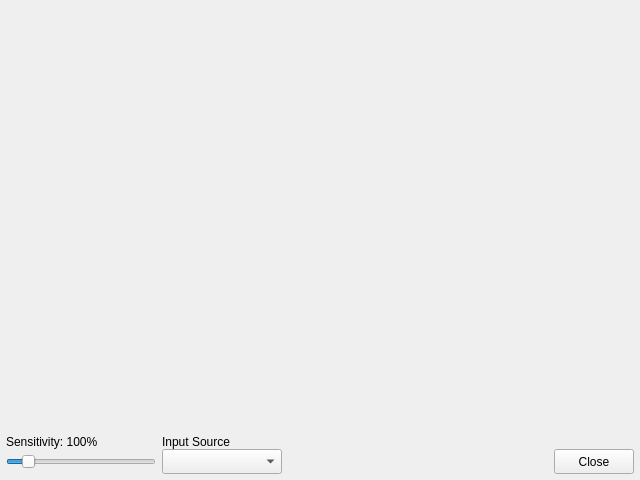
<?xml version="1.0" encoding="UTF-8"?>
<ui version="4.0">
 <class>MainWindow</class>
 <widget class="QMainWindow" name="MainWindow">
  <property name="geometry">
   <rect>
    <x>0</x>
    <y>0</y>
    <width>640</width>
    <height>480</height>
   </rect>
  </property>
  <property name="windowTitle">
   <string>Chromaphone QT</string>
  </property>
  <widget class="QWidget" name="centralWidget">
   <property name="sizePolicy">
    <sizepolicy hsizetype="Preferred" vsizetype="Preferred">
     <horstretch>0</horstretch>
     <verstretch>0</verstretch>
    </sizepolicy>
   </property>
   <layout class="QVBoxLayout" name="centralWidgetLayout">
    <property name="spacing">
     <number>0</number>
    </property>
    <property name="sizeConstraint">
     <enum>QLayout::SetMaximumSize</enum>
    </property>
    <property name="leftMargin">
     <number>0</number>
    </property>
    <property name="topMargin">
     <number>0</number>
    </property>
    <property name="rightMargin">
     <number>0</number>
    </property>
    <property name="bottomMargin">
     <number>0</number>
    </property>
    <item>
     <widget class="RenderArea" name="renderArea" native="true">
      <property name="sizePolicy">
       <sizepolicy hsizetype="Preferred" vsizetype="Minimum">
        <horstretch>0</horstretch>
        <verstretch>0</verstretch>
       </sizepolicy>
      </property>
      <property name="minimumSize">
       <size>
        <width>50</width>
        <height>50</height>
       </size>
      </property>
     </widget>
    </item>
    <item>
     <widget class="QWidget" name="controlPanel" native="true">
      <property name="sizePolicy">
       <sizepolicy hsizetype="Preferred" vsizetype="Maximum">
        <horstretch>0</horstretch>
        <verstretch>0</verstretch>
       </sizepolicy>
      </property>
      <layout class="QVBoxLayout" name="controlPanelLayout">
       <property name="spacing">
        <number>0</number>
       </property>
       <property name="leftMargin">
        <number>0</number>
       </property>
       <property name="topMargin">
        <number>0</number>
       </property>
       <property name="rightMargin">
        <number>0</number>
       </property>
       <property name="bottomMargin">
        <number>0</number>
       </property>
       <item>
        <layout class="QGridLayout" name="controlPanelGridLayout">
         <property name="leftMargin">
          <number>6</number>
         </property>
         <property name="topMargin">
          <number>6</number>
         </property>
         <property name="rightMargin">
          <number>6</number>
         </property>
         <property name="bottomMargin">
          <number>6</number>
         </property>
         <property name="horizontalSpacing">
          <number>6</number>
         </property>
         <item row="3" column="0">
          <widget class="QSlider" name="magnitudeSlider">
           <property name="sizePolicy">
            <sizepolicy hsizetype="Expanding" vsizetype="Fixed">
             <horstretch>0</horstretch>
             <verstretch>0</verstretch>
            </sizepolicy>
           </property>
           <property name="minimumSize">
            <size>
             <width>0</width>
             <height>25</height>
            </size>
           </property>
           <property name="maximumSize">
            <size>
             <width>150</width>
             <height>25</height>
            </size>
           </property>
           <property name="baseSize">
            <size>
             <width>0</width>
             <height>0</height>
            </size>
           </property>
           <property name="minimum">
            <number>25</number>
           </property>
           <property name="maximum">
            <number>700</number>
           </property>
           <property name="pageStep">
            <number>25</number>
           </property>
           <property name="value">
            <number>100</number>
           </property>
           <property name="orientation">
            <enum>Qt::Horizontal</enum>
           </property>
          </widget>
         </item>
         <item row="3" column="1">
          <widget class="AudioInputSourceComboBox" name="inputSource">
           <property name="minimumSize">
            <size>
             <width>120</width>
             <height>25</height>
            </size>
           </property>
           <property name="maximumSize">
            <size>
             <width>16777215</width>
             <height>25</height>
            </size>
           </property>
           <property name="baseSize">
            <size>
             <width>0</width>
             <height>0</height>
            </size>
           </property>
          </widget>
         </item>
         <item row="3" column="2">
          <spacer name="horizontalSpacer">
           <property name="orientation">
            <enum>Qt::Horizontal</enum>
           </property>
           <property name="sizeType">
            <enum>QSizePolicy::Expanding</enum>
           </property>
           <property name="sizeHint" stdset="0">
            <size>
             <width>40</width>
             <height>20</height>
            </size>
           </property>
          </spacer>
         </item>
         <item row="1" column="0">
          <widget class="QLabel" name="magnitudeSliderLabel">
           <property name="maximumSize">
            <size>
             <width>16777215</width>
             <height>20</height>
            </size>
           </property>
           <property name="text">
            <string>Sensitivity: 100%</string>
           </property>
          </widget>
         </item>
         <item row="3" column="3">
          <widget class="QPushButton" name="closeButton">
           <property name="minimumSize">
            <size>
             <width>0</width>
             <height>25</height>
            </size>
           </property>
           <property name="maximumSize">
            <size>
             <width>16777215</width>
             <height>25</height>
            </size>
           </property>
           <property name="text">
            <string>Close</string>
           </property>
          </widget>
         </item>
         <item row="1" column="1">
          <widget class="QLabel" name="inputSourceLabel">
           <property name="sizePolicy">
            <sizepolicy hsizetype="Preferred" vsizetype="Minimum">
             <horstretch>0</horstretch>
             <verstretch>0</verstretch>
            </sizepolicy>
           </property>
           <property name="maximumSize">
            <size>
             <width>16777215</width>
             <height>20</height>
            </size>
           </property>
           <property name="text">
            <string>Input Source</string>
           </property>
           <property name="alignment">
            <set>Qt::AlignBottom|Qt::AlignLeading|Qt::AlignLeft</set>
           </property>
          </widget>
         </item>
        </layout>
       </item>
      </layout>
     </widget>
    </item>
   </layout>
  </widget>
 </widget>
 <customwidgets>
  <customwidget>
   <class>RenderArea</class>
   <extends>QWidget</extends>
   <header>include/RenderArea.hpp</header>
   <container>1</container>
  </customwidget>
  <customwidget>
   <class>AudioInputSourceComboBox</class>
   <extends>QComboBox</extends>
   <header>include/AudioInputSourceComboBox.hpp</header>
  </customwidget>
 </customwidgets>
 <resources/>
 <connections/>
</ui>
